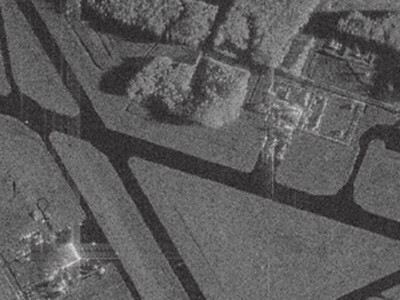
#> input picture Lab_4/sar_1.jpg, 400 x 300 px
$ jupyter execute lab_4.ipynb
#> lines starting #> are read from the running program, lines starting #| are printed output that depends on the picture; after the words box and inside, x2 and y2 are one past the last pixel; in counts of white or black regions, pixels touching at a corner belong together
[cell 1]
import numpy as np
import cv2
import matplotlib.pyplot as plt

[cell 2]
image = cv2.imread('sar_1.jpg')
#> image is the input picture: shape (300, 400, 3); mean B, G, R 91.8, 91.6, 92.1
image_gray = cv2.cvtColor(image, cv2.COLOR_BGR2GRAY)

def show(image1, title1, image2, title2):
    plt.figure(figsize=(12,5))

    plt.subplot(1,2,1)
    plt.imshow(image1, cmap='gray')
    plt.title(title1)

    plt.subplot(1,2,2)
    plt.imshow(image2, cmap='gray')
    plt.title(title2)

    plt.show()

import math

def homo_average(img, mask, point, T):
    av_val = img[mask > 0].sum() / np.count_nonzero(img[mask > 0])

    if abs(av_val - img[point]) <= T:
        return True

    return False

def region_growing(image, seed_point,homo_fun,r, T):
#> called with seed_point = (50, 25), r = 3, T = 11
    mask = np.zeros(image_gray.shape, np.uint8)
    mask[seed_point] = 1
    count = 1
    while count > 0:
        count = 0
        local_mask = np.zeros(image_gray.shape, np.uint8)
        for i in range(r,image.shape[0] - r):
            for j in range(r,image.shape[1] - r):
                if mask[i,j]==0 and mask[i - r:i + r, j-r: j+r].sum() > 0:
                    if homo_fun(image, mask, (i,j), T):
                        local_mask[i,j] = 1
        count = np.count_nonzero(local_mask)
        print(count)
        mask += local_mask
#> local_mask: shape (300, 400); every value is 0
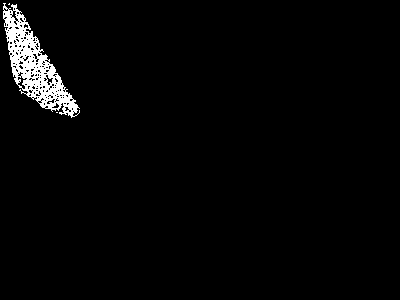
#> mask: shape (300, 400); values 0 (black) and 1 (white), 2.5% white; 3 white regions (2 under 20 px), largest, box (x1, y1, x2, y2) and area: (3, 3, 80, 118) 2935

    return mask*255

Подберите парамтеры алгоритма разрастания регионов так, чтобы был выделен весь участок газона

Алгоритм разрастания регионов с критерием однородности - average: коэффициенты (3,11)

[cell 3]
seed_point = (50,25)
mask = region_growing(image_gray,seed_point,homo_average,3, 11)
show(image, 'Оригинал', mask, 'Газон average')
#> in show, `plt.show()`:
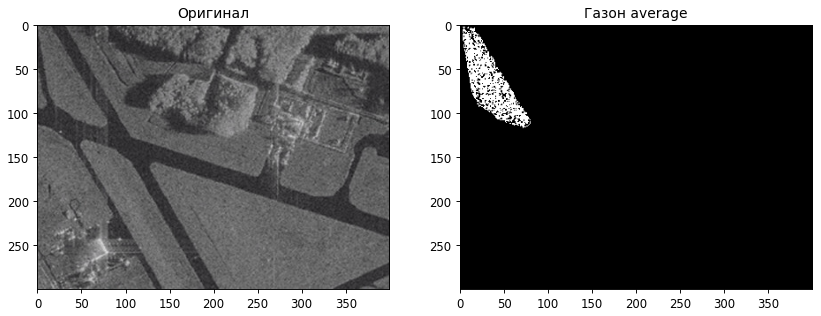
#> figure drawn by matplotlib, 2 panels; B, G, R data is drawn as R, G, B

Реализуйте вычисление критерия однородности, отличного от представленного

Алгоритм разрастания регионов с критерием однородности - median: коэффициенты (3,11)

[cell 4]
def homo_median(image, mask, point, T):
    if np.count_nonzero(mask > 0) == 0:
        return False

    median_val = np.median(image[mask > 0])

    if abs(median_val - image[point]) <= T:
        return True

    return False

[cell 5]
mask_median = region_growing(image_gray,seed_point,homo_median,3, 11)
#> call 2 of region_growing, with seed_point = (50, 25), r = 3, T = 11
#> after the loop in region_growing (call 2), `while count > 0:`:
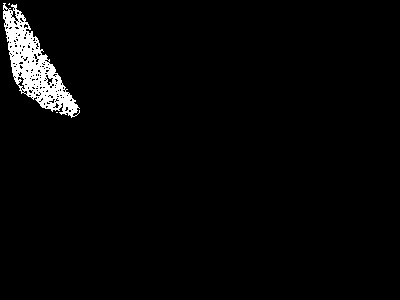
#> mask: shape (300, 400); values 0 (black) and 1 (white), 2.6% white; 3 white regions (2 under 20 px), largest, box (x1, y1, x2, y2) and area: (3, 3, 80, 118) 3098

show(image, 'Оригинал', mask_median, 'Газоны median')

Сравните результаты

[cell 6]
from skimage.metrics import structural_similarity, mean_squared_error

(ssim_average, diff_average) = structural_similarity(image_gray, mask, full=True)
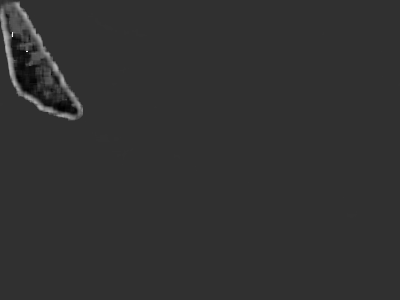
#> diff_average: shape (300, 400) float64; min -0.116, max 0.499, mean 0.00278; drawn with min black and max white
#> ssim_average = 0.00274
(ssim_median, diff_median) = structural_similarity(image_gray, mask_median, full=True)
#> ssim_median = 0.00336

mse_average = mean_squared_error(image_gray, mask)
#> mse_average = 9417.5
mse_median = mean_squared_error(image_gray, mask_median)
#> mse_median = 9431.4

diff_average = (diff_average * 255).astype("uint8")
diff_median = (diff_median * 255).astype("uint8")

show(mask, 'average',mask_median, 'median')
print(f"average: SSIM = {ssim_average:.4f}; MSE = {mse_average:.4f}")
#| average: SSIM = 0.0027; MSE = 9417.4590
print(f"median: SSIM = {ssim_median:.4f}; MSE = {mse_median:.4f}")
#| median: SSIM = 0.0034; MSE = 9431.3543

Применить алгоритм сегментации watershed+distance transform для задачи подсчета пальмовых деревьев.

[cell 7]
image = cv2.imread('palm_1.jpg')
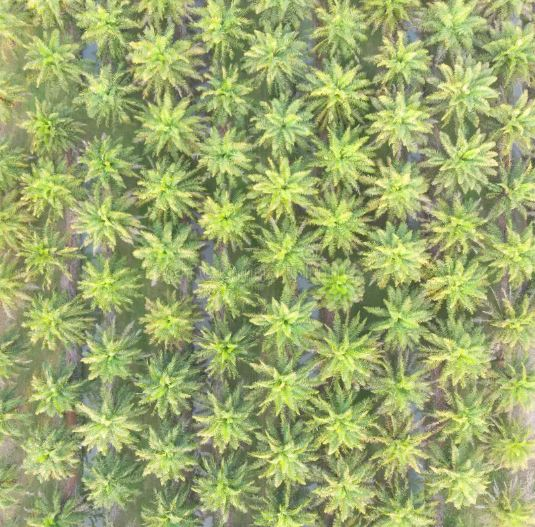
#> input picture Lab_4/palm_1.JPG, 535 x 527 px, found by its file name
#> image is the input picture: shape (527, 535, 3); mean B, G, R 109.6, 169.5, 156.4
image_gray = cv2.cvtColor(image, cv2.COLOR_BGR2GRAY)
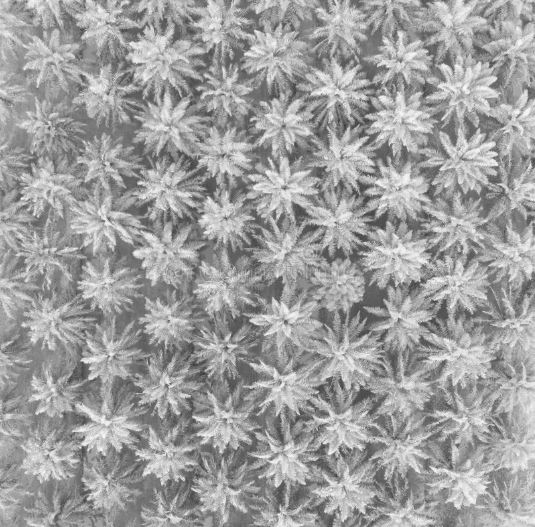
#> image_gray: shape (527, 535); min 52, max 250, mean 158.7

[cell 8]
ret, thresh = cv2.threshold(image_gray,0,255, cv2.THRESH_BINARY_INV+cv2.THRESH_OTSU)
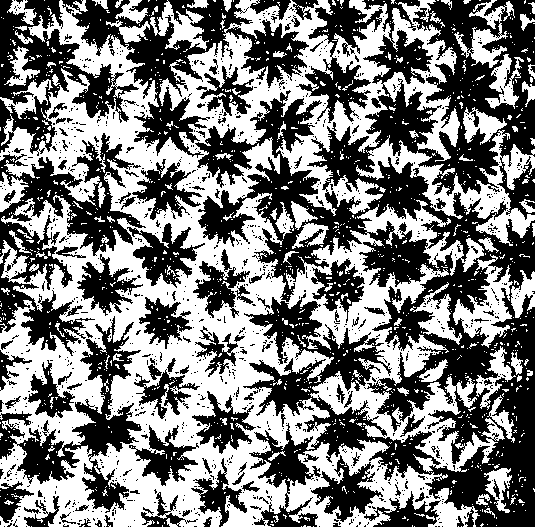
#> thresh: shape (527, 535); 49.5% white; 1243 white regions (1144 under 20 px), largest, box (x1, y1, x2, y2) and area: (0, 0, 505, 527) 113087, (356, 130, 535, 246) 5290, (453, 254, 513, 348) 2222
#> ret = 158
plt.imshow(thresh, cmap="gray")

[cell 9]
thresh = cv2.bitwise_not(thresh)
plt.imshow(thresh, cmap="gray")

[cell 10]
dist = cv2.distanceTransform(thresh, cv2.DIST_L2, 5)
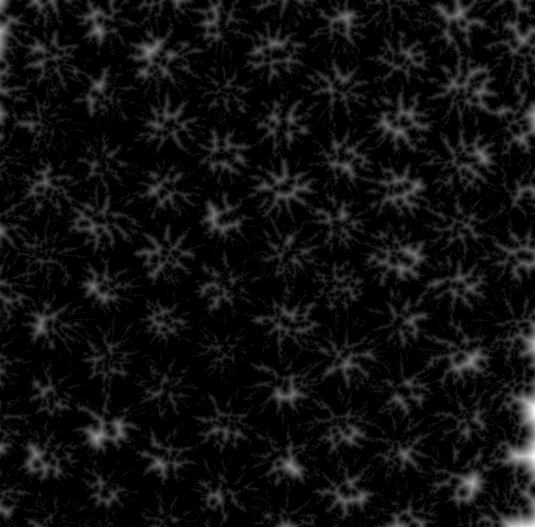
#> dist: shape (527, 535) float32; min 0, max 19.6, mean 1.21; drawn with min black and max white
plt.imshow(dist, cmap="gray")

[cell 11]
ret, sure_fg = cv2.threshold(dist, 0.37 * dist.max(), 255, cv2.THRESH_BINARY)
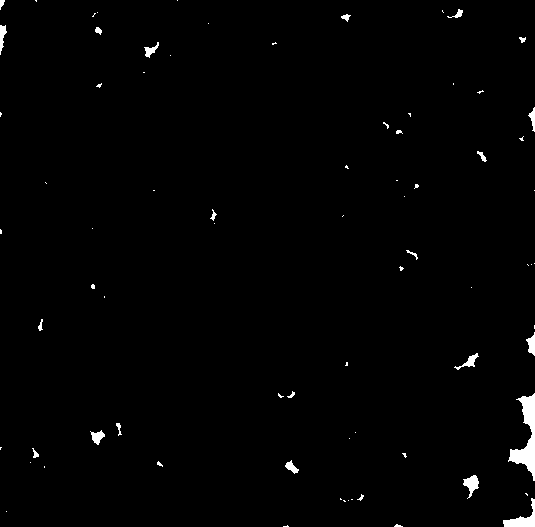
#> sure_fg: shape (527, 535) float32; 1.1% white; 76 white regions (52 under 20 px), largest, box (x1, y1, x2, y2) and area: (508, 393, 535, 481) 951, (503, 498, 535, 527) 339, (463, 475, 479, 499) 192
#> ret = 7.25
plt.imshow(sure_fg, cmap="gray")

[cell 12]
sure_fg = sure_fg.astype(np.uint8)
ret, markers = cv2.connectedComponents(sure_fg)
#> markers: shape (527, 535) int32; 77 distinct labels, from 0 to 76
#> ret = 77
plt.imshow(markers, cmap="gray")

[cell 13]
markers = cv2.watershed(image, markers)
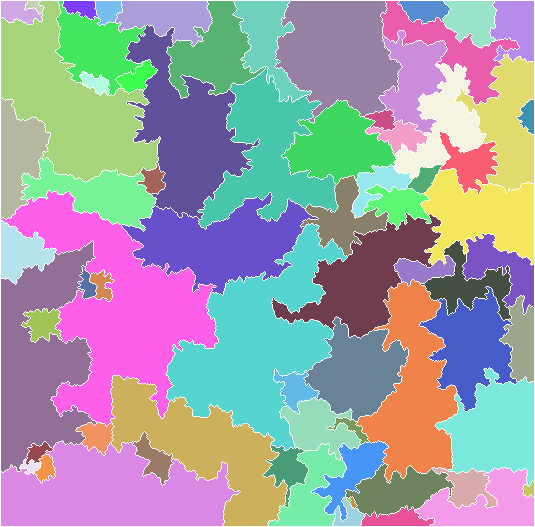
#> markers: shape (527, 535) int32; 73 distinct labels, from -1 to 76; one colour per label, 0 black, -1 white
show(image, 'Оригинал', markers, "Кол-во пальм: "+str(len(np.unique(markers))))
